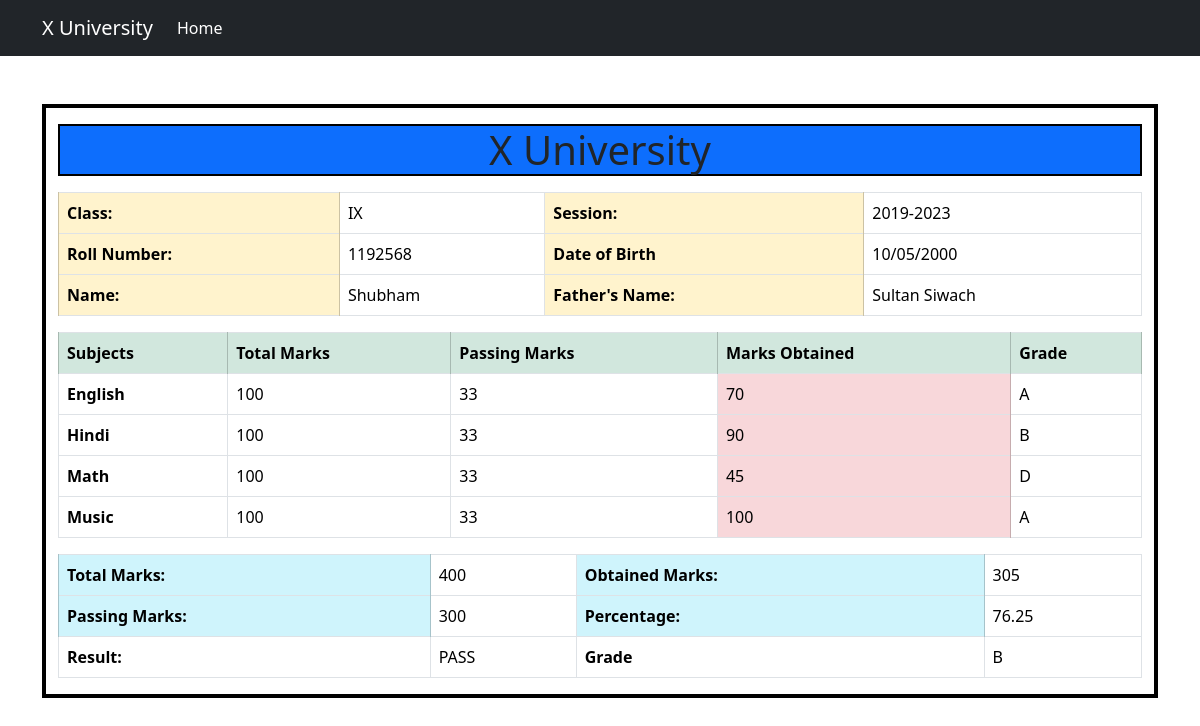
Screenshot of /marksheet.php?roll_number=1192568 with the database file from the repository.
### tables this page shows
CREATE TABLE `students` (
  `rollNumber` int(10) NOT NULL,
  `name` varchar(255) NOT NULL,
  `session` varchar(255) NOT NULL,
  `dateOfBirth` varchar(255) NOT NULL,
  `fatherName` varchar(255) NOT NULL,
  `class` varchar(255) NOT NULL
);

CREATE TABLE `subjectmarks` (
  `rollNumber` int(10) NOT NULL,
  `subject` varchar(255) NOT NULL,
  `totalMarks` int(3) NOT NULL DEFAULT 100,
  `passingMarks` int(3) NOT NULL DEFAULT 33,
  `marksObtained` int(3) NOT NULL,
  `grade` varchar(1) NOT NULL DEFAULT 'F'
);

### includes/query.php (called while the page is built, shortened)
<?php
$fetch_student_details = "SELECT * FROM `students` WHERE rollNumber=$roll_number";
$derived_sql_query = "SELECT subjectmarks.subject, subjectmarks.totalMarks, subjectmarks.passingMarks, subjectmarks.marksObtained, subjectmarks.grade
FROM students
JOIN subjectmarks ON students.rollNumber = subjectmarks.rollNumber
WHERE students.rollNumber = $roll_number";
$for_final_result = "SELECT SUM(subjectmarks.totalMarks) AS TotalMarks, SUM(subjectmarks.marksObtained) AS ObtainedMarks, 300 AS PassingMarks FROM students
JOIN subjectmarks ON students.rollNumber = subjectmarks.rollNumber
WHERE students.rollNumber = $roll_number";

### includes/util.php (called while the page is built, shortened)
<?php
function fetchGrade($obtainedMarks)
{
    $gradeLookup = [
        400 => 'A',
        300 => 'B',
        200 => 'C'
    ];
    foreach ($gradeLookup as $marks => $grade) {
        if ($obtainedMarks >= $marks) {
            return $grade;
        }
    }
    return 'F';
}
function fetchResult($passingMarks, $obtainedMarks)
{
    return $obtainedMarks >= $passingMarks ? "PASS" : "FAIL";
}

### includes/components/marks_info.php (the view)
<tr>
    <th scope="row"><?php echo $subject; ?></th>
    <td><?php echo $totalMarks; ?></td>
    <td><?php echo  $passingMarks; ?></td>
    <td class="table-danger"><?php echo  $marksObtained; ?></td>
    <td><?php echo  $grade ?></td>
</tr>

### marksheet.php (shortened to what this page needs)
<!DOCTYPE html>
<html lang="en">
<?php
include "./includes/components/head.php";
include "./includes/util.php";
?>
<body>
    <?php include "./includes/components/nav.php"; ?>
    <main class="container">
        <?php
        if (isset($_GET['roll_number'])) {
            $roll_number = $_GET['roll_number'];
        } else {
            echo "<div class='alert alert-danger my-5 container' role='alert'>
        Roll Number Field must be set.
      </div>";
            die();
        }
        if (!$connection) {
            echo '<div class="alert alert-danger my-5 container" role="alert">' . 'Can not connect to database' . '</div>';
            die();
        } else {
            $roll_number = mysqli_real_escape_string($connection, $roll_number);
        }
        include "./includes/query.php";
        $studentInfo = mysqli_query($connection, $fetch_student_details);
        $row = mysqli_fetch_assoc($studentInfo);
        $name = $row['name'];
        $class = $row['class'];
        $rollNumber = $row['rollNumber'];
        $session = $row['session'];
        $dob = $row['dateOfBirth'];
        $fatherName = $row['fatherName'];
        ?>
        <div class="bordered-div container my-5">
            <h1 class="custom-heading my-3 bg-primary">X University</h1>
            <?php
            include "./includes/components/stu_info.php";
            $marksDetails = mysqli_query($connection, $derived_sql_query);
            include "./includes/components/marks_table.php";
            $aggregatedResult = mysqli_query($connection, $for_final_result);
            $row = mysqli_fetch_assoc($aggregatedResult);
            $totalMarks = $row['TotalMarks'];
            $obtainedMarks = $row['ObtainedMarks'];
            $passingMarks = $row['PassingMarks'];
            include "./includes/components/final_marks.php";
            ?>
        </div>
    </main>
</body>
</html>

### includes/components/head.php (shortened to what this page needs)
<head>
    <link href="https://cdn.jsdelivr.net/npm/bootstrap@5.3.2/dist/css/bootstrap.min.css" rel="stylesheet">
    <link href="./global.css" rel="stylesheet">
</head>

### includes/components/nav.php (shortened to what this page needs)
<nav class="navbar navbar-expand-lg bg-dark navbar-dark">
    <div class="container">
        <a class="navbar-brand" href="index.php">X University</a>
        <div class="collapse navbar-collapse" id="navbarNav">
            <ul class="navbar-nav">
                <li class="nav-item">
                    <a class="nav-link active" aria-current="page" href="index.php">Home</a>
                </li>
            </ul>
        </div>
    </div>
</nav>

### includes/components/stu_info.php
<table class="table table-bordered mb-3">
    <thead>
        <tr>
            <th scope="col" class="table-warning">Class:</th>
            <td><?php echo $class; ?></td>
            <th scope="col" class="table-warning">Session:</th>
            <td scope="col"><?php echo $session; ?></td>
        </tr>
    </thead>
    <tbody>
        <tr>
            <th scope="row" class="table-warning">Roll Number:</th>
            <td><?php echo $rollNumber; ?></td>
            <th class="table-warning">Date of Birth</th>
            <td><?php echo $dob; ?></td>
        </tr>
        <tr>
            <th scope="row" class="table-warning">Name:</th>
            <td><?php echo $name; ?></td>
            <th class="table-warning">Father's Name:</th>
            <td><?php echo $fatherName; ?></td>
        </tr>
    </tbody>
</table>

### includes/components/marks_table.php
<table class="table table-bordered mb-3">
    <thead>
        <tr>
            <th scope="col" class="table-success">Subjects</th>
            <th scope="col" class="table-success">Total Marks</th>
            <th scope="col" class="table-success">Passing Marks</th>
            <th scope="col" class="table-success">Marks Obtained</th>
            <th scope="col" class="table-success">Grade</th>
        </tr>
    </thead>
    <tbody>
        <?php
        while ($row = mysqli_fetch_assoc($marksDetails)) {
            $subject = $row['subject'];
            $totalMarks = $row['totalMarks'];
            $passingMarks = $row['passingMarks'];
            $marksObtained = $row['marksObtained'];
            $grade = $row['grade'];
            include "./includes/components/marks_info.php";
        }
        ?>
    </tbody>
</table>

### includes/components/final_marks.php
<table class="table table-bordered mb-3">
    <thead>
        <tr>
            <th scope="col" class="table-info">Total Marks:</th>
            <td><?php echo $totalMarks; ?></td>
            <th scope="col" class="table-info">Obtained Marks:</th>
            <td scope="col"><?php echo $obtainedMarks; ?></td>
        </tr>
    </thead>
    <tbody>
        <tr>
            <th scope="row" class="table-info">Passing Marks:</th>
            <td><?php echo $passingMarks; ?></td>
            <th class="table-info">Percentage:</th>
            <td><?php echo ($obtainedMarks / $totalMarks) * 100; ?></td>
        </tr>
        <tr>
            <th scope="row">Result:</th>
            <td><?php echo fetchResult($passingMarks, $obtainedMarks); ?></td>
            <th>Grade</th>
            <td><?php echo fetchGrade($obtainedMarks); ?></td>
        </tr>
    </tbody>
</table>

### global.css (style rules this page uses)
* { margin: 0; padding: 0; box-sizing: border-box; }
.bordered-div { border: 4px solid black; }
.custom-heading { text-align: center; border: 2px solid black; }

### rows the page displays
students: class "IX", session "2019-2023", rollNumber "1192568", dateOfBirth "10/05/2000", name "Shubham", fatherName "Sultan Siwach"
subjectmarks: subject "English", totalMarks "100", passingMarks "33", marksObtained "70", grade "A"
subjectmarks: subject "Hindi", totalMarks "100", passingMarks "33", marksObtained "90", grade "B"
subjectmarks: subject "Math", totalMarks "100", passingMarks "33", marksObtained "45", grade "D"
subjectmarks: subject "Music", totalMarks "100", passingMarks "33", marksObtained "100", grade "A"

### other values shown
$totalMarks "400"
$obtainedMarks "305"
$passingMarks "300"
fetchResult($passingMarks, $obtainedMarks) "PASS"
fetchGrade($obtainedMarks) "B"
